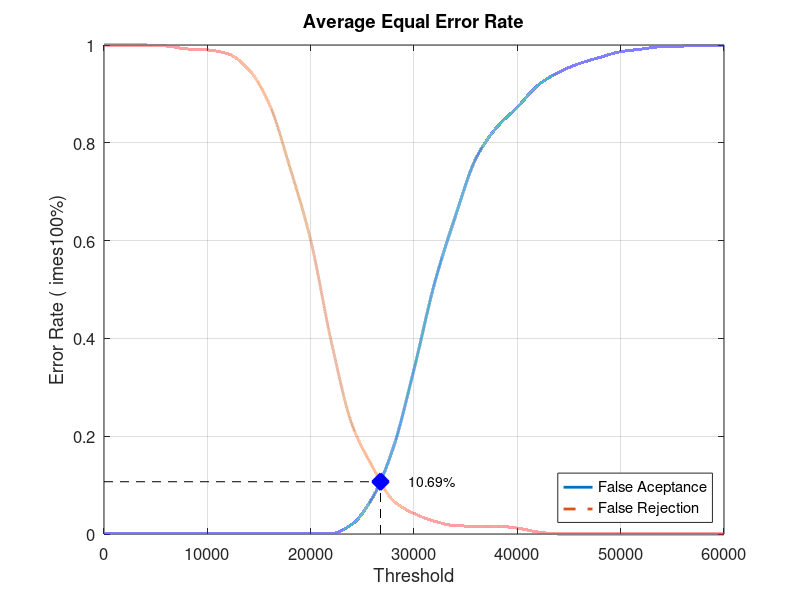
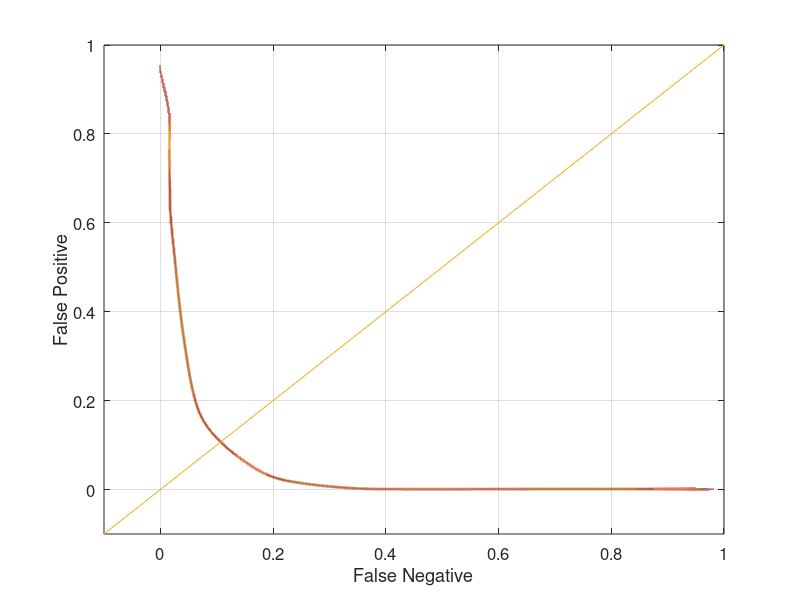

MATLAB code to generate these figures, in order:
close all;
clear;
clc;
x = 0:2000:60000;
xq = 0:0.5:60000;

y0 = [0 0.00105263 0.00105263 0.00105263 0.00105263 0.00105263 0.00105263 0.00105263 0.00105263 0.00105263 0.00105263 0.00105263 0.02 0.0747368 0.176842 0.336842 0.513684 0.649474 0.768421 0.831579 0.872632 0.917895 0.944211 0.962105 0.974737 0.986316 0.991579 0.996842 0.997895 0.998947 1]
yy0 = interp1(x, y0, xq, 'pchip');
y1 = [1 1 1 0.998 0.992 0.99 0.982 0.95 0.879 0.749 0.601 0.393 0.224 0.137 0.068 0.042 0.026 0.017 0.016 0.016 0.012 0.004 0 0 0 0 0 0 0 0 0]
yy1 = interp1(x, y1, xq, 'pchip');

% Calculating EER: 
y2 = abs(y0 - y1);
find(y2 == min(y2))
yy2 = abs(yy0 - yy1);
xEER = find(yy2 == min(yy2));
xEERIndex = xq(xEER) % X-axis EER
yEER = yy0(xEER) % Y-axis EER

main = figure
plot(xq, yy0,'-','LineWidth', 2);	hold on
plot(xq, yy1,'--','LineWidth', 2);	hold on
plot([xEERIndex xEERIndex], [0 yEER], 'k--');	hold on
plot([0 xEERIndex], [yEER yEER], 'k--');	hold on
plot(xEERIndex, yEER, 'bx', 'LineWidth', 10);	hold on
text(xEERIndex + 10 * xEERIndex / 100, yEER, [num2str(round((10000 * yEER)) / 100) '%'])
legend('False Aceptance', 'False Rejection', 'Location', 'SouthEast')
xlabel('Threshold')
ylabel('Error Rate (	imes100%)')
title('Average Equal Error Rate')
set(gca, 'FontSize', 12)
axis([0 60000 0 1])
grid on

print(main, 'Database2AverageMain', '-dpng');
FNRxFPR = figure('Color', [1 1 1]);
plot(yy1, yy0, '-', yy1, yy0, 'LineWidth', 2);
hold on
y = -0.1:0.1:1
plot(y, y); 
set(gca, 'FontSize', 12)
xlabel('False Negative')
ylabel('False Positive')
axis([-0.1 1 -0.1 1])
set(gca, 'FontSize', 12)
grid on

print(FNRxFPR, 'Database2AverageFNRxFPR','-dpng');
